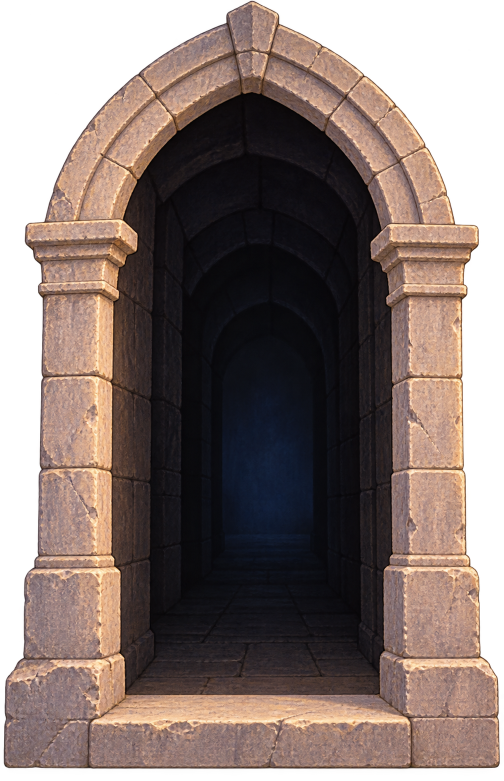
#> input picture kingdomofthefairies/design/generated/tower-escape/source.png, 1007 x 1562 px (shown at 1/2 size)
$ python prepare_tower_escape_door.py
#> lines starting #> are read from the running program, lines starting #| are printed output that depends on the picture
"""Package the generated open arch, preserving its alpha and painted shadow."""
from pathlib import Path
from PIL import Image
ROOT=Path(__file__).resolve().parents[2]
image=Image.open(ROOT/'design/generated/tower-escape/source.png').convert('RGBA')
#> image is the input picture: PIL image 1007x1562 RGBA; mean R, G, B, A 77.9, 62.5, 57.1, 193.5
bounds=image.getchannel('A').point(lambda v:255 if v>40 else 0).getbbox()
#> bounds = (7, 1, 1000, 1538)
image=image.crop(bounds)
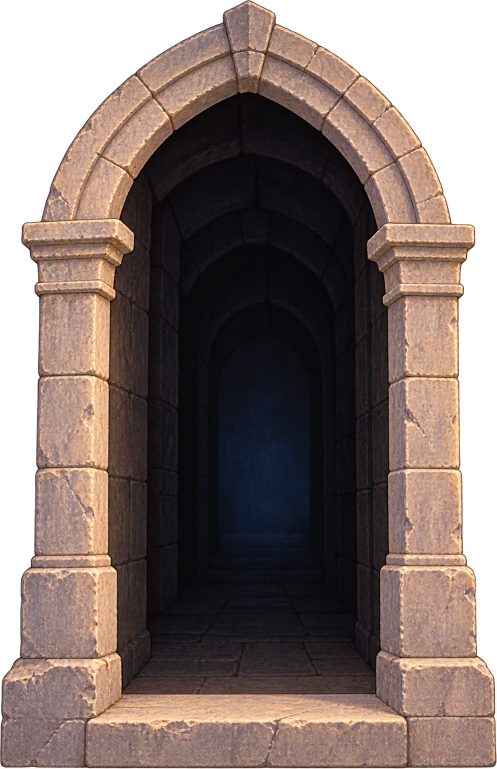
#> image: PIL image 993x1537 RGBA (shown at 1/2 size); mean R, G, B, A 79.5, 63.8, 58.3, 199.4; transparent parts drawn white
image.thumbnail((160,250),Image.Resampling.LANCZOS)
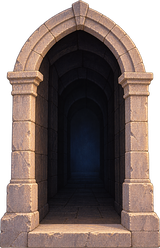
#> image: PIL image 160x248 RGBA; mean R, G, B, A 80.3, 64.5, 59.1, 199.5; transparent parts drawn white
canvas=Image.new('RGBA',(160,250))
#> canvas: PIL image 160x250 RGBA; every value is 0
canvas.alpha_composite(image,((160-image.width)//2,250-image.height))
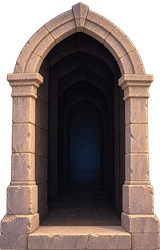
#> canvas: PIL image 160x250 RGBA; mean R, G, B, A 79.7, 64, 58.7, 197.9; transparent parts drawn white
canvas.save(ROOT/'assets/tower-escape-door.webp',lossless=True,method=6)
